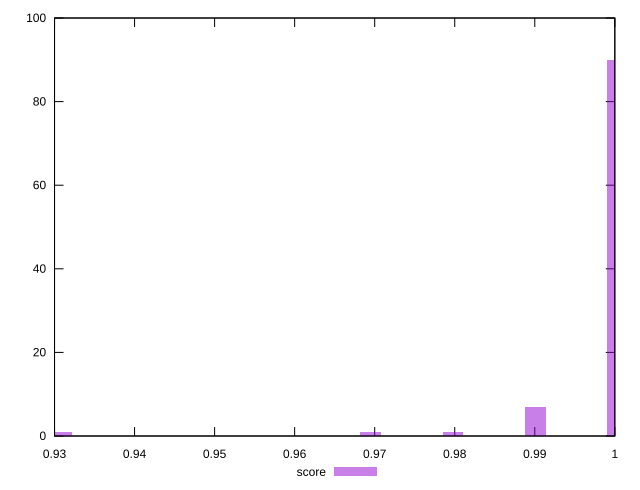

Here is the gnuplot script that generated this plot:
reset

$score <<EOF
1.0003670970476237 90
0.9900805459211701 7
0.9797939947947164 1
0.9309328769440612 1
0.9695074436682627 1
EOF

set key outside below
set boxwidth 0.002571637781613429
set xrange [0.93:1]
set yrange [0:100]
set trange [0:100]
set style fill transparent solid 0.5 noborder
set terminal svg size 640, 490 enhanced background rgb 'white'
set output "report_00009_2021-02-08T22-37-41.559Z/max-potential-fid/samples/pages+cached+noadtech+nomedia+nocss/score/histogram.svg"

plot $score title "score" with boxes

reset
